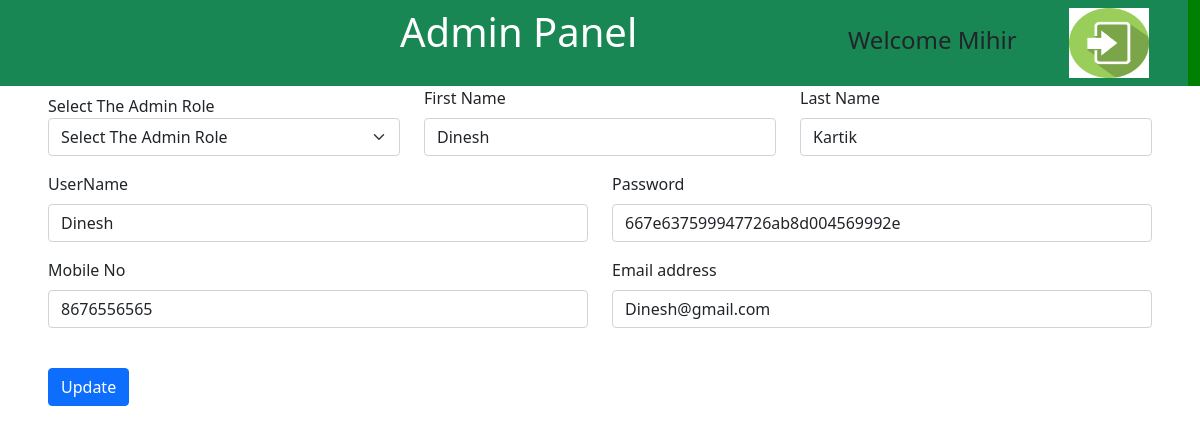
Screenshot of /Edit-user.php?ID=11 (signed in) with the database file from the repository.
### tables this page shows
CREATE TABLE `admin1` (
  `Id` int(11) NOT NULL,
  `Rol` tinyint(4) NOT NULL,
  `Fname` varchar(30) NOT NULL,
  `Sname` varchar(30) NOT NULL,
  `Uname` varchar(30) NOT NULL,
  `Pass` varchar(30) NOT NULL,
  `Mo` varchar(10) NOT NULL,
  `Email` varchar(30) NOT NULL
);

### Edit-user.php (the view, shortened to what this page needs)
<?php
include'header.php';
?>
<!DOCTYPE html>
<html lang="en">
<head>
<link rel="stylesheet" href="./Design/css/bootstrap.min.css">
</head>
<body>
<?php
$id=$_GET['ID'];
$sql="SELECT * from `admin1` where Id = $id ";
$result=mysqli_query($cn,$sql);
if(mysqli_num_rows($result)>0){
    while($i=mysqli_fetch_assoc($result)){
?>
<form action="" method="POST" >
<div class="contarner mx-5 ">
       <div class="row">
       <div class="col-md-4 mt-2">
<label for="role">Select The Admin Role</label>
<select class="form-select mb-3  " name="role" aria-label="Default select example" style="margin-right:10px;" >
  <option selected value="<?php echo$i['Rol'];?>"> Select The Admin Role</option>
</select>
</div>
<div class=" mb-3 col-md-4">
  <label for="formGroupExampleInput" class="form-label">First Name</label>
  <input type="text"  value="<?php echo$i['Fname'];?>" class="form-control" id="formGroupExampleInput" name="Fname" placeholder="Enter The First Name">
</div>
<div class=" mb-3 col-md-4">
  <label for="formGroupExampleInput" class="form-label">Last Name</label>
  <input type="text" value="<?php echo$i['Sname'];?>" class="form-control" id="formGroupExampleInput" name="Lname" placeholder="Enter The Last Name">
</div>
</div>
<div class="row">
<div class=" mb-3 col ">
  <label for="formGroupExampleInput" class="form-label">UserName</label>
  <input type="text" value="<?php echo$i['Uname'];?>" class="form-control" id="formGroupExampleInput" name="Uname" placeholder="Create Your UserName">
</div>
<div class=" mb-3 col ">
  <label for="formGroupExampleInput" class="form-label">Password</label>
  <input type="text" value="<?php echo$i['Pass'];?>" class="form-control" id="formGroupExampleInput" name="Pass" placeholder="Create The Passsword">
</div>
</div>
<div class="row">
<div class="mb-3 col ">
  <label for="formGroupExampleInput2" class="form-label">Mobile No</label>
  <input type="text" value="<?php echo$i['Mo'];?>" name="Mo" class="form-control" id="formGroupExampleInput2" placeholder="Mobile No:">
</div>
<div class=" mb-3 col">
  <label for="exampleFormControlInput1" class="form-label">Email address</label>
  <input type="email" value="<?php echo$i['Email'];?>" name="Email" class="form-control" id="exampleFormControlInput1" placeholder="name@example.com">
</div>
</div>
<button type="submit "  class=" center mt-4 btn btn-primary" name="Submit">Update</button>&nbsp;
</div>
</form>
<?php
}
}
?>
</body>
</html>

### rows the page displays
admin1: Fname "Dinesh", Lname "Kartik", Uname "Dinesh", Pass "667e637599947726ab8d004569992e", Mo "8676556565", Email "Dinesh@gmail.com"

### other values shown
$_SESSION['Uname'] "Mihir"
